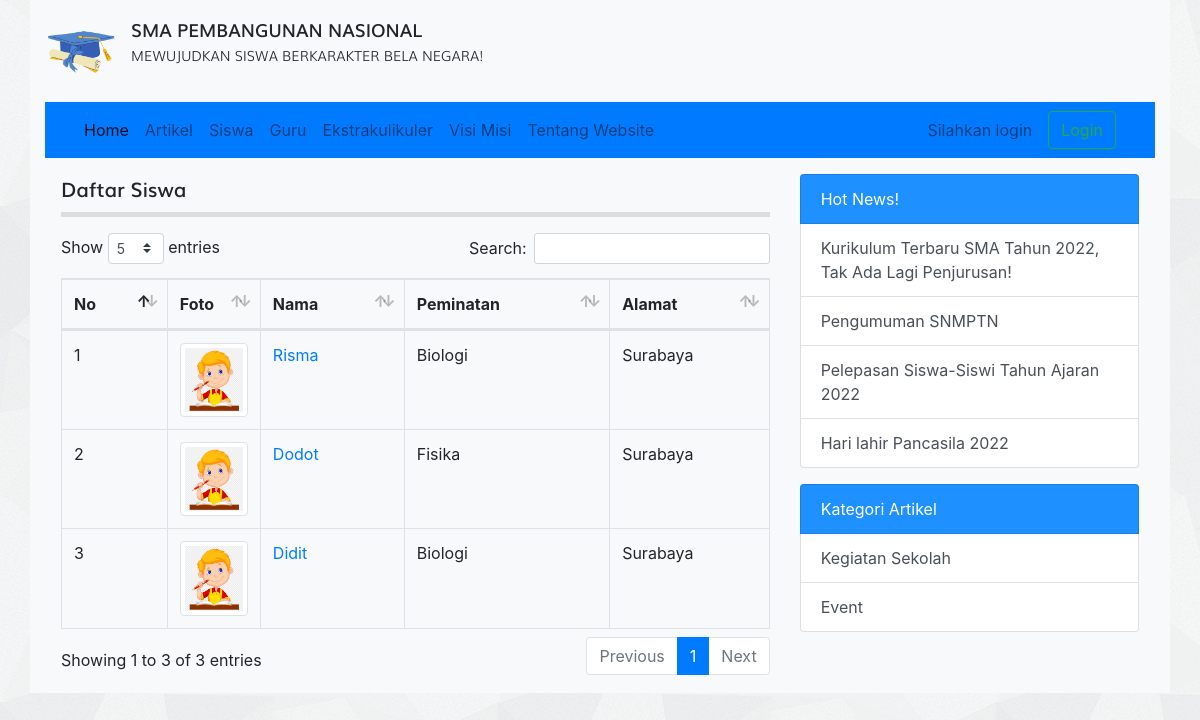
The app's page /siswa.php with its own data.
### tables this page shows
CREATE TABLE `tbl_siswa` (
  `id` int(11) NOT NULL,
  `nama` varchar(100) DEFAULT NULL,
  `nis` int(4) DEFAULT NULL,
  `password` varchar(255) NOT NULL,
  `jenis_kelamin` enum('L','P') DEFAULT NULL,
  `tempat_lahir` varchar(80) DEFAULT NULL,
  `tanggal_lahir` date DEFAULT NULL,
  `alamat` varchar(100) DEFAULT NULL,
  `no_hp` varchar(12) DEFAULT NULL,
  `foto` varchar(120) DEFAULT NULL,
  `mapel` int(11) DEFAULT NULL
);

CREATE TABLE `tbl_jurusan` (
  `id_mapel` int(11) NOT NULL,
  `mapel` varchar(30) DEFAULT NULL,
  `guru_matapelajaran` int(11) DEFAULT NULL
);

CREATE TABLE `tbl_artikel` (
  `id` int(11) NOT NULL,
  `judul` varchar(255) DEFAULT NULL,
  `isi` text DEFAULT NULL,
  `tanggal` date DEFAULT NULL,
  `foto` varchar(100) DEFAULT NULL,
  `id_kategori` int(11) DEFAULT NULL
);

CREATE TABLE `tbl_kategori_artikel` (
  `id` int(11) NOT NULL,
  `nama_kategori` varchar(30) DEFAULT NULL
);

### siswa.php (the view, shortened to what this page needs)
<?php
require_once 'koneksi.php';
$query = mysqli_query($koneksi, "SELECT tbl_siswa.id, tbl_siswa.nama, tbl_siswa.no_hp, tbl_siswa.foto, tbl_siswa.alamat, tbl_jurusan.mapel AS mapel FROM tbl_siswa LEFT JOIN tbl_jurusan ON tbl_siswa.mapel = tbl_jurusan.id_mapel");
$no = 1;
?>
<!DOCTYPE html>
<html>
<head>
	<link rel="stylesheet" href="resources/datatables/datatables.min.css">
	<link rel="stylesheet" href="resources/fonts/stylesheet.css">
	<link rel="stylesheet" href="resources/css/bootstrap.min.css">
	<link rel="stylesheet" href="resources/css/style.css">
</head>
<body>
	<div class="container bg-light">
		<div class="logo clearfix">
			<div class="float-left mt-3 mb-3">
				<img src="resources/images/logo.png" alt="Logo Sekolah" width="70px" class="float-left mr-3">
				<div class="text float-right">
					<span class="sma">SMA PEMBANGUNAN NASIONAL</span><br>
					<span class="visi">MEWUJUDKAN SISWA BERKARAKTER BELA NEGARA!</span>
				</div>
			</div>
		</div>
		<?php require_once 'navbar.php'; ?>
		<div class="row p-3">
			<div class="col-md-8">
				<div class="title mb-3">
					Daftar Siswa
				</div>
				<table id="table_id" class="dataTable table table-bordered">
				    <thead>
				        <tr>
				            <th>No</th>
				            <th width="50px">Foto</th>
				            <th>Nama</th>
				            <th>Peminatan</th>
				            <th>Alamat</th>
				        </tr>
				    </thead>
				    <tbody>
				       <?php while($row = mysqli_fetch_assoc($query)) : ?>
				       		<tr>
				       			<td><?= $no++ ?></td>
								<td><img src="images/siswa/<?= $row['foto'] ?>" alt="" width="100%" class="img-thumbnail"></td>
								<td><a href="detail_siswa.php?id=<?= $row['id'] ?>"><?= $row['nama'] ?></a></td>
								<td><?= $row['mapel'] ?></td>
								<td><?= $row['alamat'] ?></td>
				       		</tr>
				       <?php endwhile; ?>
				    </tbody>
				</table>
			</div>
			<?php require 'sidebar.php'; ?>
		</div>
	</div>
</body>
</html>

### sidebar.php
<?php
$query_artikel_terbaru = mysqli_query($koneksi, "SELECT * FROM tbl_artikel ORDER BY tanggal ASC LIMIT 4");
$query_kategori_artikel= mysqli_query($koneksi, "SELECT * FROM tbl_kategori_artikel LIMIT 4");
?>
<div class="col-sm-4">
	<div class="list-group">
		<span class="list-group-item text-white" style="background-color: #1E90FF">Hot News!</span>
		<?php while($artikel_terbaru = mysqli_fetch_assoc($query_artikel_terbaru)) : ?>
			<a href="detail_artikel.php?id=<?= $artikel_terbaru['id'] ?>" class="list-group-item list-group-item-action"><?= $artikel_terbaru['judul'] ?></a>
		<?php endwhile; ?>
	</div>
	<div class="list-group">
		<span class="list-group-item text-white mt-3" style="background-color: #1E90FF">Kategori Artikel</span>
		<?php while($kategori_artikel = mysqli_fetch_assoc($query_kategori_artikel)) : ?>
			<a href="kategori.php?id=<?= $kategori_artikel['id'] ?>" class="list-group-item list-group-item-action"><?= $kategori_artikel['nama_kategori'] ?></a>
		<?php endwhile; ?>
	</div>
</div>

### resources/css/style.css (style rules this page uses)
body { background-image: url('../images/bg_all.jpg'); }
.sma { font-family: 'mulisemibold'; font-size: 18px; }
.visi { font-family: 'mulilight'; font-size: 14px; }
.title { font-family: 'mulisemibold'; font-size: 20px; padding-bottom: 7.5px; border-bottom: 5px solid #ddd }

### records on screen
tbl_siswa: foto (picture), nama "Risma", tbl_jurusan.mapel "Biologi", alamat "Surabaya"
tbl_siswa: foto (picture), nama "Dodot", tbl_jurusan.mapel "Fisika", alamat "Surabaya"
tbl_siswa: foto (picture), nama "Didit", tbl_jurusan.mapel "Biologi", alamat "Surabaya"
tbl_artikel: judul "Kurikulum Terbaru SMA Tahun 2022, Tak Ada Lagi Penjurusan!"
tbl_artikel: judul "Pengumuman SNMPTN"
tbl_artikel: judul "Pelepasan Siswa-Siswi Tahun Ajaran 2022"
tbl_artikel: judul "Hari lahir Pancasila 2022"
tbl_kategori_artikel: nama_kategori "Kegiatan Sekolah"
tbl_kategori_artikel: nama_kategori "Event"
